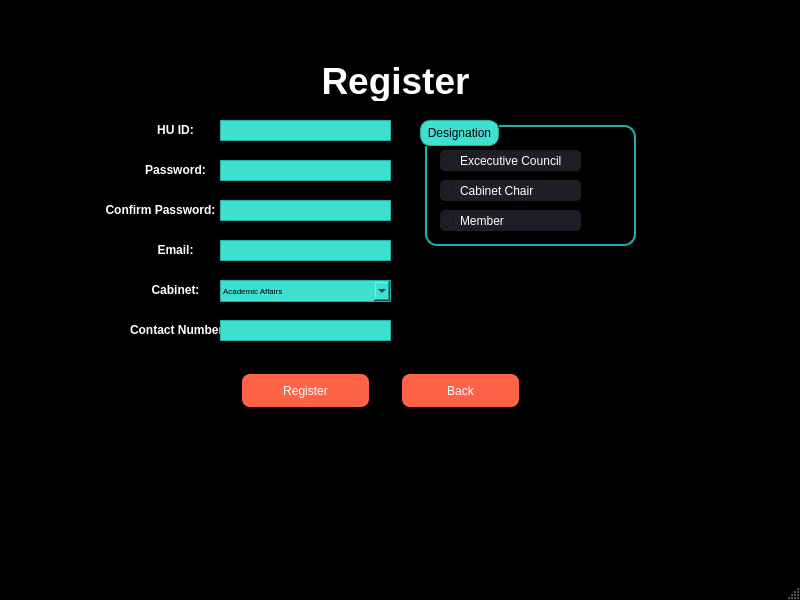
<?xml version="1.0" encoding="UTF-8"?>
<ui version="4.0">
 <class>MainWindow</class>
 <widget class="QMainWindow" name="MainWindow">
  <property name="geometry">
   <rect>
    <x>0</x>
    <y>0</y>
    <width>800</width>
    <height>600</height>
   </rect>
  </property>
  <property name="palette">
   <palette>
    <active>
     <colorrole role="WindowText">
      <brush brushstyle="SolidPattern">
       <color alpha="255">
        <red>255</red>
        <green>255</green>
        <blue>255</blue>
       </color>
      </brush>
     </colorrole>
     <colorrole role="Button">
      <brush brushstyle="SolidPattern">
       <color alpha="255">
        <red>0</red>
        <green>0</green>
        <blue>0</blue>
       </color>
      </brush>
     </colorrole>
     <colorrole role="Light">
      <brush brushstyle="SolidPattern">
       <color alpha="255">
        <red>0</red>
        <green>0</green>
        <blue>0</blue>
       </color>
      </brush>
     </colorrole>
     <colorrole role="Midlight">
      <brush brushstyle="SolidPattern">
       <color alpha="255">
        <red>0</red>
        <green>0</green>
        <blue>0</blue>
       </color>
      </brush>
     </colorrole>
     <colorrole role="Dark">
      <brush brushstyle="SolidPattern">
       <color alpha="255">
        <red>0</red>
        <green>0</green>
        <blue>0</blue>
       </color>
      </brush>
     </colorrole>
     <colorrole role="Mid">
      <brush brushstyle="SolidPattern">
       <color alpha="255">
        <red>0</red>
        <green>0</green>
        <blue>0</blue>
       </color>
      </brush>
     </colorrole>
     <colorrole role="Text">
      <brush brushstyle="SolidPattern">
       <color alpha="255">
        <red>255</red>
        <green>255</green>
        <blue>255</blue>
       </color>
      </brush>
     </colorrole>
     <colorrole role="BrightText">
      <brush brushstyle="SolidPattern">
       <color alpha="255">
        <red>255</red>
        <green>255</green>
        <blue>255</blue>
       </color>
      </brush>
     </colorrole>
     <colorrole role="ButtonText">
      <brush brushstyle="SolidPattern">
       <color alpha="255">
        <red>255</red>
        <green>255</green>
        <blue>255</blue>
       </color>
      </brush>
     </colorrole>
     <colorrole role="Base">
      <brush brushstyle="SolidPattern">
       <color alpha="255">
        <red>0</red>
        <green>0</green>
        <blue>0</blue>
       </color>
      </brush>
     </colorrole>
     <colorrole role="Window">
      <brush brushstyle="SolidPattern">
       <color alpha="255">
        <red>0</red>
        <green>0</green>
        <blue>0</blue>
       </color>
      </brush>
     </colorrole>
     <colorrole role="Shadow">
      <brush brushstyle="SolidPattern">
       <color alpha="255">
        <red>0</red>
        <green>0</green>
        <blue>0</blue>
       </color>
      </brush>
     </colorrole>
     <colorrole role="AlternateBase">
      <brush brushstyle="SolidPattern">
       <color alpha="255">
        <red>0</red>
        <green>0</green>
        <blue>0</blue>
       </color>
      </brush>
     </colorrole>
     <colorrole role="ToolTipBase">
      <brush brushstyle="SolidPattern">
       <color alpha="255">
        <red>255</red>
        <green>255</green>
        <blue>220</blue>
       </color>
      </brush>
     </colorrole>
     <colorrole role="ToolTipText">
      <brush brushstyle="SolidPattern">
       <color alpha="255">
        <red>0</red>
        <green>0</green>
        <blue>0</blue>
       </color>
      </brush>
     </colorrole>
    </active>
    <inactive>
     <colorrole role="WindowText">
      <brush brushstyle="SolidPattern">
       <color alpha="255">
        <red>255</red>
        <green>255</green>
        <blue>255</blue>
       </color>
      </brush>
     </colorrole>
     <colorrole role="Button">
      <brush brushstyle="SolidPattern">
       <color alpha="255">
        <red>0</red>
        <green>0</green>
        <blue>0</blue>
       </color>
      </brush>
     </colorrole>
     <colorrole role="Light">
      <brush brushstyle="SolidPattern">
       <color alpha="255">
        <red>0</red>
        <green>0</green>
        <blue>0</blue>
       </color>
      </brush>
     </colorrole>
     <colorrole role="Midlight">
      <brush brushstyle="SolidPattern">
       <color alpha="255">
        <red>0</red>
        <green>0</green>
        <blue>0</blue>
       </color>
      </brush>
     </colorrole>
     <colorrole role="Dark">
      <brush brushstyle="SolidPattern">
       <color alpha="255">
        <red>0</red>
        <green>0</green>
        <blue>0</blue>
       </color>
      </brush>
     </colorrole>
     <colorrole role="Mid">
      <brush brushstyle="SolidPattern">
       <color alpha="255">
        <red>0</red>
        <green>0</green>
        <blue>0</blue>
       </color>
      </brush>
     </colorrole>
     <colorrole role="Text">
      <brush brushstyle="SolidPattern">
       <color alpha="255">
        <red>255</red>
        <green>255</green>
        <blue>255</blue>
       </color>
      </brush>
     </colorrole>
     <colorrole role="BrightText">
      <brush brushstyle="SolidPattern">
       <color alpha="255">
        <red>255</red>
        <green>255</green>
        <blue>255</blue>
       </color>
      </brush>
     </colorrole>
     <colorrole role="ButtonText">
      <brush brushstyle="SolidPattern">
       <color alpha="255">
        <red>255</red>
        <green>255</green>
        <blue>255</blue>
       </color>
      </brush>
     </colorrole>
     <colorrole role="Base">
      <brush brushstyle="SolidPattern">
       <color alpha="255">
        <red>0</red>
        <green>0</green>
        <blue>0</blue>
       </color>
      </brush>
     </colorrole>
     <colorrole role="Window">
      <brush brushstyle="SolidPattern">
       <color alpha="255">
        <red>0</red>
        <green>0</green>
        <blue>0</blue>
       </color>
      </brush>
     </colorrole>
     <colorrole role="Shadow">
      <brush brushstyle="SolidPattern">
       <color alpha="255">
        <red>0</red>
        <green>0</green>
        <blue>0</blue>
       </color>
      </brush>
     </colorrole>
     <colorrole role="AlternateBase">
      <brush brushstyle="SolidPattern">
       <color alpha="255">
        <red>0</red>
        <green>0</green>
        <blue>0</blue>
       </color>
      </brush>
     </colorrole>
     <colorrole role="ToolTipBase">
      <brush brushstyle="SolidPattern">
       <color alpha="255">
        <red>255</red>
        <green>255</green>
        <blue>220</blue>
       </color>
      </brush>
     </colorrole>
     <colorrole role="ToolTipText">
      <brush brushstyle="SolidPattern">
       <color alpha="255">
        <red>0</red>
        <green>0</green>
        <blue>0</blue>
       </color>
      </brush>
     </colorrole>
    </inactive>
    <disabled>
     <colorrole role="WindowText">
      <brush brushstyle="SolidPattern">
       <color alpha="255">
        <red>0</red>
        <green>0</green>
        <blue>0</blue>
       </color>
      </brush>
     </colorrole>
     <colorrole role="Button">
      <brush brushstyle="SolidPattern">
       <color alpha="255">
        <red>0</red>
        <green>0</green>
        <blue>0</blue>
       </color>
      </brush>
     </colorrole>
     <colorrole role="Light">
      <brush brushstyle="SolidPattern">
       <color alpha="255">
        <red>0</red>
        <green>0</green>
        <blue>0</blue>
       </color>
      </brush>
     </colorrole>
     <colorrole role="Midlight">
      <brush brushstyle="SolidPattern">
       <color alpha="255">
        <red>0</red>
        <green>0</green>
        <blue>0</blue>
       </color>
      </brush>
     </colorrole>
     <colorrole role="Dark">
      <brush brushstyle="SolidPattern">
       <color alpha="255">
        <red>0</red>
        <green>0</green>
        <blue>0</blue>
       </color>
      </brush>
     </colorrole>
     <colorrole role="Mid">
      <brush brushstyle="SolidPattern">
       <color alpha="255">
        <red>0</red>
        <green>0</green>
        <blue>0</blue>
       </color>
      </brush>
     </colorrole>
     <colorrole role="Text">
      <brush brushstyle="SolidPattern">
       <color alpha="255">
        <red>0</red>
        <green>0</green>
        <blue>0</blue>
       </color>
      </brush>
     </colorrole>
     <colorrole role="BrightText">
      <brush brushstyle="SolidPattern">
       <color alpha="255">
        <red>255</red>
        <green>255</green>
        <blue>255</blue>
       </color>
      </brush>
     </colorrole>
     <colorrole role="ButtonText">
      <brush brushstyle="SolidPattern">
       <color alpha="255">
        <red>0</red>
        <green>0</green>
        <blue>0</blue>
       </color>
      </brush>
     </colorrole>
     <colorrole role="Base">
      <brush brushstyle="SolidPattern">
       <color alpha="255">
        <red>0</red>
        <green>0</green>
        <blue>0</blue>
       </color>
      </brush>
     </colorrole>
     <colorrole role="Window">
      <brush brushstyle="SolidPattern">
       <color alpha="255">
        <red>0</red>
        <green>0</green>
        <blue>0</blue>
       </color>
      </brush>
     </colorrole>
     <colorrole role="Shadow">
      <brush brushstyle="SolidPattern">
       <color alpha="255">
        <red>0</red>
        <green>0</green>
        <blue>0</blue>
       </color>
      </brush>
     </colorrole>
     <colorrole role="AlternateBase">
      <brush brushstyle="SolidPattern">
       <color alpha="255">
        <red>0</red>
        <green>0</green>
        <blue>0</blue>
       </color>
      </brush>
     </colorrole>
     <colorrole role="ToolTipBase">
      <brush brushstyle="SolidPattern">
       <color alpha="255">
        <red>255</red>
        <green>255</green>
        <blue>220</blue>
       </color>
      </brush>
     </colorrole>
     <colorrole role="ToolTipText">
      <brush brushstyle="SolidPattern">
       <color alpha="255">
        <red>0</red>
        <green>0</green>
        <blue>0</blue>
       </color>
      </brush>
     </colorrole>
    </disabled>
   </palette>
  </property>
  <property name="windowTitle">
   <string>MainWindow</string>
  </property>
  <widget class="QWidget" name="centralwidget">
   <widget class="QPushButton" name="Back_pushButton">
    <property name="geometry">
     <rect>
      <x>400</x>
      <y>370</y>
      <width>121</width>
      <height>41</height>
     </rect>
    </property>
    <property name="styleSheet">
     <string notr="true">QPushButton#Back_pushButton {
    background-color: #FF6347; /* Tomato red */
    border: none;
    color: white; /* Text color */
    padding: 6px 10px; /* Smaller padding */
    text-align: center;
    text-decoration: none;
    display: inline-block;
    font-size: 12px; /* Smaller font */
    font-family: &quot;Roboto&quot;; /* Font family */
    margin: 4px 2px;
    cursor: pointer;
    border-radius: 8px; /* Smaller border radius */
}

QPushButton#Back_pushButton:hover {
    background-color: #FF4500; /* Darker red (OrangeRed) */
}
</string>
    </property>
    <property name="text">
     <string>Back</string>
    </property>
   </widget>
   <widget class="QPushButton" name="Reg_pushButton">
    <property name="geometry">
     <rect>
      <x>240</x>
      <y>370</y>
      <width>131</width>
      <height>41</height>
     </rect>
    </property>
    <property name="styleSheet">
     <string notr="true">QPushButton#Reg_pushButton {
    background-color: #FF6347; /* Tomato red */
    border: none;
    color: white; /* Text color */
    padding: 6px 10px; /* Smaller padding */
    text-align: center;
    text-decoration: none;
    display: inline-block;
    font-size: 12px; /* Smaller font */
    font-family: &quot;Roboto&quot;; /* Font family */
    margin: 4px 2px;
    cursor: pointer;
    border-radius: 8px; /* Smaller border radius */
}

QPushButton#Reg_pushButton:hover {
    background-color: #FF4500; /* Darker red (OrangeRed) */
}
</string>
    </property>
    <property name="text">
     <string>Register</string>
    </property>
   </widget>
   <widget class="QLineEdit" name="IDLineEdit">
    <property name="geometry">
     <rect>
      <x>220</x>
      <y>120</y>
      <width>171</width>
      <height>21</height>
     </rect>
    </property>
    <property name="styleSheet">
     <string notr="true">QLineEdit {
    background-color: #40E0D0; /* Lighter, cool teal */
    border: 1px solid #20B2AA; /* Border color to match hover */
    color: black; /* Text color */
    padding: 2px;
    font-size: 8px;
    font-family: &quot;Roboto&quot;; /* Font family */
    border-radius: 14px;
}

QLineEdit:focus {
    border: 1px solid #20B2AA; /* Darker, cool teal for focus border */
    background-color: #E0FFFF; /* Lighter background on focus for contrast */
}
</string>
    </property>
    <property name="text">
     <string/>
    </property>
   </widget>
   <widget class="QLabel" name="label_3">
    <property name="geometry">
     <rect>
      <x>130</x>
      <y>160</y>
      <width>91</width>
      <height>21</height>
     </rect>
    </property>
    <property name="text">
     <string>&lt;html&gt;&lt;head/&gt;&lt;body&gt;&lt;p align=&quot;center&quot;&gt;&lt;span style=&quot; font-size:9pt; font-weight:600;&quot;&gt;Password:&lt;/span&gt;&lt;/p&gt;&lt;/body&gt;&lt;/html&gt;</string>
    </property>
   </widget>
   <widget class="QLabel" name="label_2">
    <property name="geometry">
     <rect>
      <x>130</x>
      <y>120</y>
      <width>91</width>
      <height>21</height>
     </rect>
    </property>
    <property name="text">
     <string>&lt;html&gt;&lt;head/&gt;&lt;body&gt;&lt;p align=&quot;center&quot;&gt;&lt;span style=&quot; font-size:9pt; font-weight:600;&quot;&gt;HU ID:&lt;/span&gt;&lt;/p&gt;&lt;/body&gt;&lt;/html&gt;</string>
    </property>
   </widget>
   <widget class="QLineEdit" name="passwordLineEdit">
    <property name="geometry">
     <rect>
      <x>220</x>
      <y>160</y>
      <width>171</width>
      <height>21</height>
     </rect>
    </property>
    <property name="styleSheet">
     <string notr="true">QLineEdit {
    background-color: #40E0D0; /* Lighter, cool teal */
    border: 1px solid #20B2AA; /* Border color to match hover */
    color: black; /* Text color */
    padding: 2px;
    font-size: 8px;
    font-family: &quot;Roboto&quot;; /* Font family */
    border-radius: 12px;
}

QLineEdit:focus {
    border: 1px solid #20B2AA; /* Darker, cool teal for focus border */
    background-color: #E0FFFF; /* Lighter background on focus for contrast */
}
</string>
    </property>
    <property name="text">
     <string/>
    </property>
   </widget>
   <widget class="QLabel" name="label_4">
    <property name="geometry">
     <rect>
      <x>130</x>
      <y>240</y>
      <width>91</width>
      <height>21</height>
     </rect>
    </property>
    <property name="text">
     <string>&lt;html&gt;&lt;head/&gt;&lt;body&gt;&lt;p align=&quot;center&quot;&gt;&lt;span style=&quot; font-size:9pt; font-weight:600;&quot;&gt;Email:&lt;/span&gt;&lt;/p&gt;&lt;/body&gt;&lt;/html&gt;</string>
    </property>
   </widget>
   <widget class="QLabel" name="label_5">
    <property name="geometry">
     <rect>
      <x>100</x>
      <y>200</y>
      <width>121</width>
      <height>21</height>
     </rect>
    </property>
    <property name="text">
     <string>&lt;html&gt;&lt;head/&gt;&lt;body&gt;&lt;p align=&quot;center&quot;&gt;&lt;span style=&quot; font-size:9pt; font-weight:600;&quot;&gt;Confirm Password:&lt;/span&gt;&lt;/p&gt;&lt;/body&gt;&lt;/html&gt;</string>
    </property>
   </widget>
   <widget class="QLineEdit" name="emailLineEdit">
    <property name="geometry">
     <rect>
      <x>220</x>
      <y>240</y>
      <width>171</width>
      <height>21</height>
     </rect>
    </property>
    <property name="styleSheet">
     <string notr="true">QLineEdit {
    background-color: #40E0D0; /* Lighter, cool teal */
    border: 1px solid #20B2AA; /* Border color to match hover */
    color: black; /* Text color */
    padding: 2px;
    font-size: 8px;
    font-family: &quot;Roboto&quot;; /* Font family */
    border-radius: 12px;
}

QLineEdit:focus {
    border: 1px solid #20B2AA; /* Darker, cool teal for focus border */
    background-color: #E0FFFF; /* Lighter background on focus for contrast */
}
</string>
    </property>
    <property name="text">
     <string/>
    </property>
   </widget>
   <widget class="QLineEdit" name="confirmPassLineEdit">
    <property name="geometry">
     <rect>
      <x>220</x>
      <y>200</y>
      <width>171</width>
      <height>21</height>
     </rect>
    </property>
    <property name="styleSheet">
     <string notr="true">QLineEdit {
    background-color: #40E0D0; /* Lighter, cool teal */
    border: 1px solid #20B2AA; /* Border color to match hover */
    color: black; /* Text color */
    padding: 2px;
    font-size: 8px;
    font-family: &quot;Roboto&quot;; /* Font family */
    border-radius: 12px;
}

QLineEdit:focus {
    border: 1px solid #20B2AA; /* Darker, cool teal for focus border */
    background-color: #E0FFFF; /* Lighter background on focus for contrast */
}
</string>
    </property>
    <property name="text">
     <string/>
    </property>
   </widget>
   <widget class="QLabel" name="label_6">
    <property name="geometry">
     <rect>
      <x>130</x>
      <y>320</y>
      <width>91</width>
      <height>21</height>
     </rect>
    </property>
    <property name="text">
     <string>&lt;html&gt;&lt;head/&gt;&lt;body&gt;&lt;p align=&quot;center&quot;&gt;&lt;span style=&quot; font-size:9pt; font-weight:600;&quot;&gt;Contact Number:&lt;/span&gt;&lt;/p&gt;&lt;/body&gt;&lt;/html&gt;</string>
    </property>
   </widget>
   <widget class="QLabel" name="label_7">
    <property name="geometry">
     <rect>
      <x>130</x>
      <y>280</y>
      <width>91</width>
      <height>21</height>
     </rect>
    </property>
    <property name="text">
     <string>&lt;html&gt;&lt;head/&gt;&lt;body&gt;&lt;p align=&quot;center&quot;&gt;&lt;span style=&quot; font-size:9pt; font-weight:600;&quot;&gt;Cabinet:&lt;/span&gt;&lt;/p&gt;&lt;/body&gt;&lt;/html&gt;</string>
    </property>
   </widget>
   <widget class="QLineEdit" name="contactLineEdit">
    <property name="geometry">
     <rect>
      <x>220</x>
      <y>320</y>
      <width>171</width>
      <height>21</height>
     </rect>
    </property>
    <property name="styleSheet">
     <string notr="true">QLineEdit {
    background-color: #40E0D0; /* Lighter, cool teal */
    border: 1px solid #20B2AA; /* Border color to match hover */
    color: black; /* Text color */
    padding: 2px;
    font-size: 8px;
    font-family: &quot;Roboto&quot;; /* Font family */
    border-radius: 12px;
}

QLineEdit:focus {
    border: 1px solid #20B2AA; /* Darker, cool teal for focus border */
    background-color: #E0FFFF; /* Lighter background on focus for contrast */
}
</string>
    </property>
    <property name="text">
     <string/>
    </property>
   </widget>
   <widget class="QComboBox" name="deptComboBox">
    <property name="geometry">
     <rect>
      <x>220</x>
      <y>280</y>
      <width>171</width>
      <height>22</height>
     </rect>
    </property>
    <property name="styleSheet">
     <string notr="true">QComboBox {
    background-color: #40E0D0; /* Lighter, cool teal */
    border: 1px solid #20B2AA; /* Border color to match hover */
    color: black; /* Text color */
    padding: 2px;
    font-size: 8px;
    font-family: &quot;Roboto&quot;; /* Font family */
    border-radius: 12px;
}


QComboBox:focus {
    border: 1px solid #20B2AA; /* Darker, cool teal for focus border */
    background-color: #E0FFFF; /* Lighter background on focus for contrast */
}
</string>
    </property>
    <item>
     <property name="text">
      <string notr="true">Academic Affairs</string>
     </property>
    </item>
    <item>
     <property name="text">
      <string>Communications and Public Relations</string>
     </property>
    </item>
    <item>
     <property name="text">
      <string>Events </string>
     </property>
    </item>
    <item>
     <property name="text">
      <string>Food and Hygiene</string>
     </property>
    </item>
    <item>
     <property name="text">
      <string>Rights, Advocacy and Ethos</string>
     </property>
    </item>
   </widget>
   <widget class="QGroupBox" name="Designation_groupBox">
    <property name="geometry">
     <rect>
      <x>420</x>
      <y>120</y>
      <width>221</width>
      <height>131</height>
     </rect>
    </property>
    <property name="styleSheet">
     <string notr="true">QGroupBox#Designation_groupBox {
    border: 2px solid #20B2AA; /* Darker teal border color */
    border-radius: 12px; /* Rounded corners for the border */
    padding: 10px; /* Padding inside the group box */
    margin: 5px; /* Margin outside the group box */
}

QGroupBox#Designation_groupBox:title {
    subcontrol-origin: margin;
    subcontrol-position: top left;
    padding: 5px; /* Padding for the title */
    color: black; /* Title text color */
    background-color: #40E0D0; /* Lighter teal background for the title area */
    border: 1px solid #20B2AA; /* Darker teal border for the title area */
    border-radius: 10px; /* Rounded corners for the title area border */
}
</string>
    </property>
    <property name="title">
     <string>Designation</string>
    </property>
    <widget class="QRadioButton" name="EC_radioButton">
     <property name="geometry">
      <rect>
       <x>20</x>
       <y>30</y>
       <width>141</width>
       <height>21</height>
      </rect>
     </property>
     <property name="styleSheet">
      <string notr="true">QRadioButton{
	color: #FFF;
	background-color: rgb(30, 30, 40);
	border-radius: 5px;
}

QRadioButton:hover{
	background-color: rgb(50, 50, 67);

}</string>
     </property>
     <property name="text">
      <string>Excecutive Council</string>
     </property>
    </widget>
    <widget class="QRadioButton" name="Chair_radioButton">
     <property name="geometry">
      <rect>
       <x>20</x>
       <y>60</y>
       <width>141</width>
       <height>21</height>
      </rect>
     </property>
     <property name="styleSheet">
      <string notr="true">QRadioButton{
	color: #FFF;
	background-color: rgb(30, 30, 40);
	border-radius: 5px;
}

QRadioButton:hover{
	background-color: rgb(50, 50, 67);

}</string>
     </property>
     <property name="text">
      <string>Cabinet Chair</string>
     </property>
    </widget>
    <widget class="QRadioButton" name="Mem_radioButton">
     <property name="geometry">
      <rect>
       <x>20</x>
       <y>90</y>
       <width>141</width>
       <height>21</height>
      </rect>
     </property>
     <property name="styleSheet">
      <string notr="true">QRadioButton{
	color: #FFF;
	background-color: rgb(30, 30, 40);
	border-radius: 5px;
}

QRadioButton:hover{
	background-color: rgb(50, 50, 67);

}</string>
     </property>
     <property name="text">
      <string>Member</string>
     </property>
    </widget>
   </widget>
   <widget class="QLabel" name="label_8">
    <property name="geometry">
     <rect>
      <x>270</x>
      <y>60</y>
      <width>251</width>
      <height>41</height>
     </rect>
    </property>
    <property name="styleSheet">
     <string notr="true">QLabel#label{
    font-size: 28px;
    font-weight: bold;
    color: #FFFFFF; /* white */
    text-align: center;
    font-family: &quot;Roboto&quot;;
}
</string>
    </property>
    <property name="text">
     <string>&lt;html&gt;&lt;head/&gt;&lt;body&gt;&lt;p align=&quot;center&quot;&gt;&lt;span style=&quot; font-size:28pt; font-weight:600; color:#ffffff;&quot;&gt;Register&lt;/span&gt;&lt;/p&gt;&lt;/body&gt;&lt;/html&gt;</string>
    </property>
   </widget>
  </widget>
  <widget class="QMenuBar" name="menubar">
   <property name="geometry">
    <rect>
     <x>0</x>
     <y>0</y>
     <width>800</width>
     <height>18</height>
    </rect>
   </property>
  </widget>
  <widget class="QStatusBar" name="statusbar"/>
 </widget>
 <resources/>
 <connections/>
</ui>
